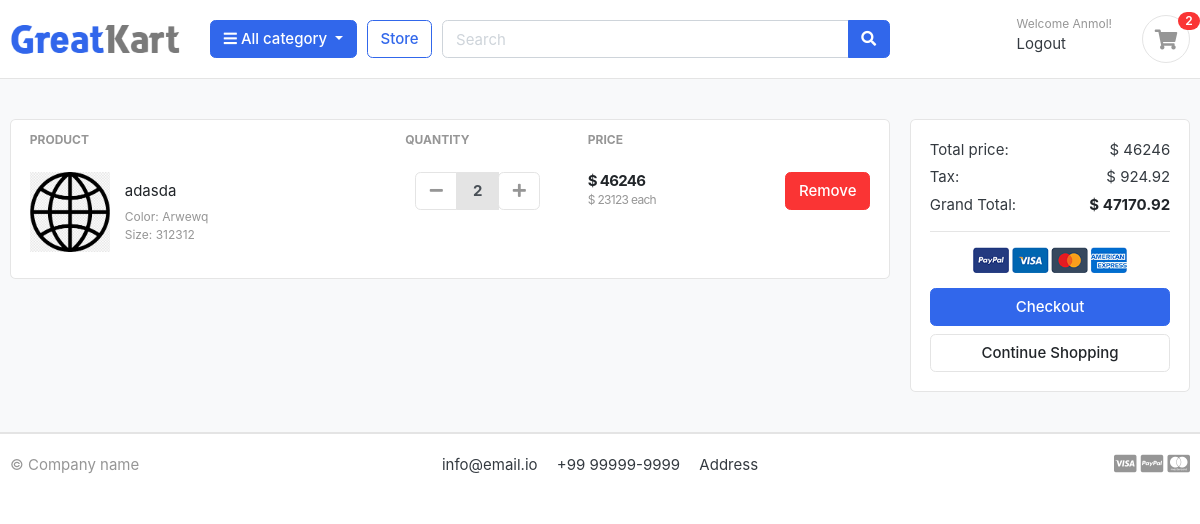
Before: /cart/ (signed in) with the older database file.
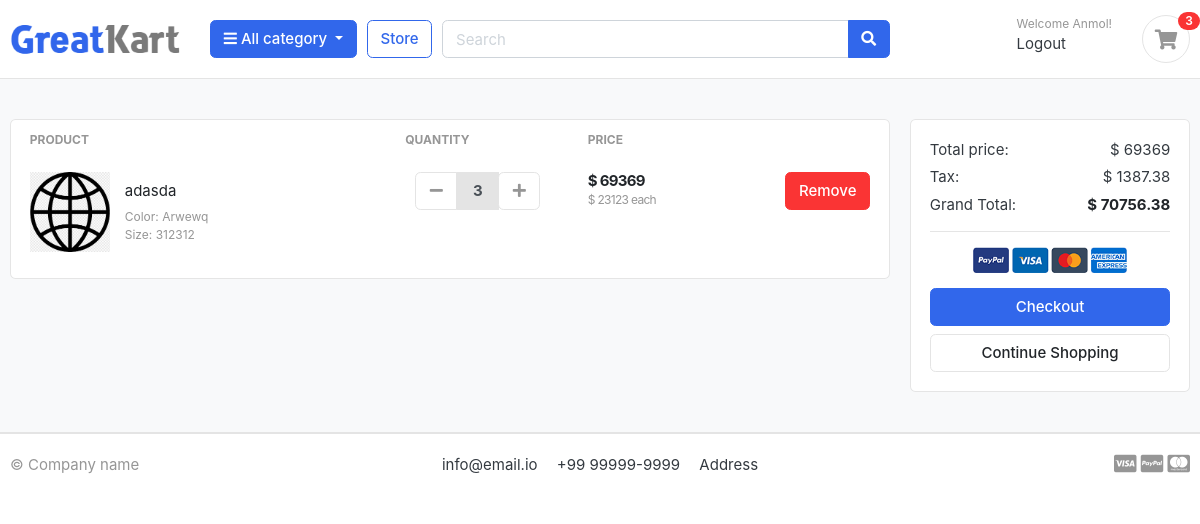
After: the same page with the newer database file.
### carts/models.py (models this page shows, shortened)
class CartItem(models.Model):
    user        = models.ForeignKey(Account, on_delete=models.CASCADE, null=True)
    product     = models.ForeignKey(Product, on_delete=models.CASCADE)
    variations  = models.ManyToManyField(Variation, blank=True)
    cart        = models.ForeignKey(Cart, on_delete=models.CASCADE, null=True)
    quantity    = models.IntegerField()
    is_active   = models.BooleanField(default=True)
    def sub_total(self):
        return self.product.price * self.quantity

### store/models.py (models this page shows, shortened)
class Product(models.Model):
    product_name    = models.CharField(max_length=200, unique=True)
    slug            = models.SlugField(max_length=200, unique=True)
    description     = models.TextField(max_length=500, blank=True)
    price           = models.IntegerField()
    image           = models.ImageField(upload_to='products/images/', blank=True, null=True)
    stock           = models.IntegerField()
    is_available    = models.BooleanField(default=True)
    category        = models.ForeignKey(Category, on_delete=models.CASCADE)
    created_date    = models.DateTimeField(auto_now_add=True)
    modified_date   = models.DateTimeField(auto_now=True)
    def get_url(self):
        return reverse('product_detail', args=[self.category.slug, self.slug])

### carts/views.py (the view)
# urls.py: path('', views.cart, name='cart'),
def cart(request, total=0, quantity=0, cart_items=None):
    try:
        tax = 0
        grand_total = 0
        if request.user.is_authenticated:
            cart_items = CartItem.objects.filter(user=request.user, is_active=True)
        else:
            cart = Cart.objects.get(cart_id=_cart_id(request))
            cart_items = CartItem.objects.filter(cart=cart, is_active=True)
        for cart_item in cart_items:
            total += (cart_item.product.price * cart_item.quantity)
            quantity += cart_item.quantity
        tax = (2 * total) / 100
        grand_total = total + tax
    except ObjectDoesNotExist:
        pass
    context = {
        'total': total,
        'quantity': quantity,
        'cart_items': cart_items,
        'tax': tax,
        'grand_total': grand_total,
    }
    return render(request, 'store/cart.html', context)

### carts/context_processors.py (called while the page is built)
def counter(request):
    cart_count = 0
    if 'admin' in request.path:
        return {}
    else:
        try:
            cart = Cart.objects.filter(cart_id=_cart_id(request))
            if request.user.is_authenticated:
                cart_items = CartItem.objects.all().filter(user=request.user)
            else:
                cart_items = CartItem.objects.all().filter(cart=cart[:1])
            for cart_item in cart_items:
                cart_count = cart_count + cart_item.quantity
        except Cart.DoesNotExist:
            cart_count = 0
    return dict(cart_count=cart_count)

### carts/views.py (called while the page is built)
def _cart_id(request):
    cart = request.session.session_key
    if not cart:
        cart = request.session.create()
    return cart

### category/context_processors.py (called while the page is built)
def menu_links(request):
    links = Category.objects.all()
    return dict(links=links)

### category/models.py (called while the page is built)
    def get_url(self):
        return reverse('products_by_category', args=[self.slug])

### templates/store/cart.html (shortened to what the changed rows need)
{% extends 'base.html' %}
{% load static %}
{% block content %}
<section class="section-content padding-y bg">
  <div class="container">
    {% if not cart_items %}
    <h2 class="text-center">Your Shopping Cart is Empty</h2>
    <br>
    <div class="text-center">
      <a href="{% url 'store' %}" class="btn btn-primary">Continue Shopping</a>
    </div>
    {% else %}
    <div class="row">
      <aside class="col-lg-9">
        <div class="card">
          <table class="table table-borderless table-shopping-cart">
            <thead class="text-muted">
              <tr class="small text-uppercase">
                <th scope="col">Product</th>
                <th scope="col" width="120">Quantity</th>
                <th scope="col" width="120">Price</th>
                <th scope="col" class="text-right" width="200"></th>
              </tr>
            </thead>
            <tbody>
              {% for cart_item in cart_items %}
              <tr>
                <td>
                  <figure class="itemside align-items-center">
                    <div class="aside">
                      <img src="{{ cart_item.product.image.url }}" class="img-sm" alt="{{ cart_item.product.product_name }}" />
                    </div>
                    <figcaption class="info">
                      <a href="{{ cart_item.product.get_url }}" class="title text-dark">
                        {{ cart_item.product.product_name }}
                      </a>
                      <p class="text-muted small">
                        {% if cart_item.variations.all %}
                          {% for item in cart_item.variations.all %}
                            {{ item.variation_category|capfirst }}: {{ item.variation_value|capfirst }}<br>
                          {% endfor %}
                        {% endif %}
                      </p>
                    </figcaption>
                  </figure>
                </td>
                <td>
                  <div class="col">
                    <div class="input-group input-spinner">
                      <div class="input-group-prepend">
                        <a href="{% url 'remove_cart' cart_item.product.id cart_item.id %}" class="btn btn-light" id="button-plus">
                          <i class="fa fa-minus"></i>
                        </a>
                      </div>
                      <input type="text" class="form-control" value="{{ cart_item.quantity }}" readonly />
                      <div class="input-group-append">
                        <form action="{% url 'add_cart' cart_item.product.id %}" method="post">
                          <button type="submit" class="btn btn-light" id="button-minus">
                            <i class="fa fa-plus"></i>
                          </button>
                        </form>
                      </div>
                    </div>
                  </div>
                </td>
                <td>
                  <div class="price-wrap">
                    <var class="price">$ {{ cart_item.sub_total }}</var>
                    <small class="text-muted">$ {{ cart_item.product.price }} each</small>
                  </div>
                </td>
                <td class="text-right">
                  <a href="{% url 'remove_cart_item' cart_item.product.id cart_item.id %}" onclick="return confirm('Are you sure you want to delete this item?')" class="btn btn-danger">
                    Remove
                  </a>
                </td>
              </tr>
              {% endfor %}
            </tbody>
          </table>
        </div>
      </aside>
      <aside class="col-lg-3">
        <div class="card">
          <div class="card-body">
            <dl class="dlist-align">
              <dt>Total price:</dt>
              <dd class="text-right">$ {{ total }}</dd>
            </dl>
            <dl class="dlist-align">
              <dt>Tax:</dt>
              <dd class="text-right">$ {{ tax }}</dd>
            </dl>
            <dl class="dlist-align">
              <dt>Grand Total:</dt>
              <dd class="text-right text-dark b"><strong>$ {{ grand_total }}</strong></dd>
            </dl>
            <hr />
            <p class="text-center mb-3">
              <img src="{% static 'images/misc/payments.png' %}" height="26" />
            </p>
            <a href="{% url 'checkout' %}" class="btn btn-primary btn-block">Checkout</a>
            <a href="{% url 'store' %}" class="btn btn-light btn-block">Continue Shopping</a>
          </div>
        </div>
      </aside>
    </div>
    {% endif %}
  </div>
</section>
{% endblock %}

### templates/includes/navbar.html (shortened to what this page needs)
{% load static %}
<header class="section-header">
  <section class="header-main border-bottom">
    <div class="container">
      <div class="row align-items-center">
        <div class="col-lg-2 col-md-3 col-6">
          <a href="{% url 'store' %}" class="brand-wrap">
            <img class="logo" src="{% static '.\images\logo.png' %}" />
          </a>
        </div>
        <div class="col-lg col-sm col-md col-6 flex-grow-0">
          <div class="category-wrap dropdown d-inline-block float-right">
            <button
              type="button"
              class="btn btn-primary dropdown-toggle"
              data-toggle="dropdown"
            >
              <i class="fa fa-bars"></i> All category
            </button>
          </div>
        </div>
        <a href="{% url 'store' %}" class="btn btn-outline-primary">Store</a>
        <div class="col-lg col-md-6 col-sm-12 col">
          <form action="{% url 'search' %}" class="search" method="get">
            <div class="input-group w-100">
              <input
                type="text"
                class="form-control"
                style="width: 60%"
                placeholder="Search"
                name="keyword"
              />
              <div class="input-group-append">
                <button class="btn btn-primary" type="submit">
                  <i class="fa fa-search"></i>
                </button>
              </div>
            </div>
          </form>
        </div>
        <div class="col-lg-3 col-sm-6 col-8 order-2 order-lg-3">
          <div class="d-flex justify-content-end mb-3 mb-lg-0">
            {% if user.id is None %}
            <div class="widget-header">
              <small class="title text-muted">Welcome guest!</small>
              <div>
                <a href="{% url 'login' %}">Sign in</a>
                <span class="dark-transp"> | </span>
                <a href="{% url 'register' %}"> Register</a>
              </div>
            </div>
            {% else %}
            <div class="widget-header">
              <small class="title text-muted"
                >Welcome {{user.first_name | capfirst }}!</small
              >
              <div>
                <a href="{% url 'logout' %}">Logout</a>
              </div>
            </div>
            {% endif %}
            <a href="{% url 'cart' %}" class="widget-header pl-3 ml-3">
              <div class="icon icon-sm rounded-circle border">
                <i class="fa fa-shopping-cart"></i>
              </div>
              <span class="badge badge-pill badge-danger notify"
                >{{cart_count}}</span
              >
            </a>
          </div>
        </div>
      </div>
    </div>
  </section>
</header>

Changed rows visible on the page:
changed CartItem "adasda": quantity "2" → "3"; sub_total "46246" → "69369"
Other visible differences:
{{ cart_count }}: "2" → "3"
{{ total }}: "46246" → "69369"
{{ tax }}: "924.92" → "1387.38"
{{ grand_total }}: "47170.92" → "70756.38"
